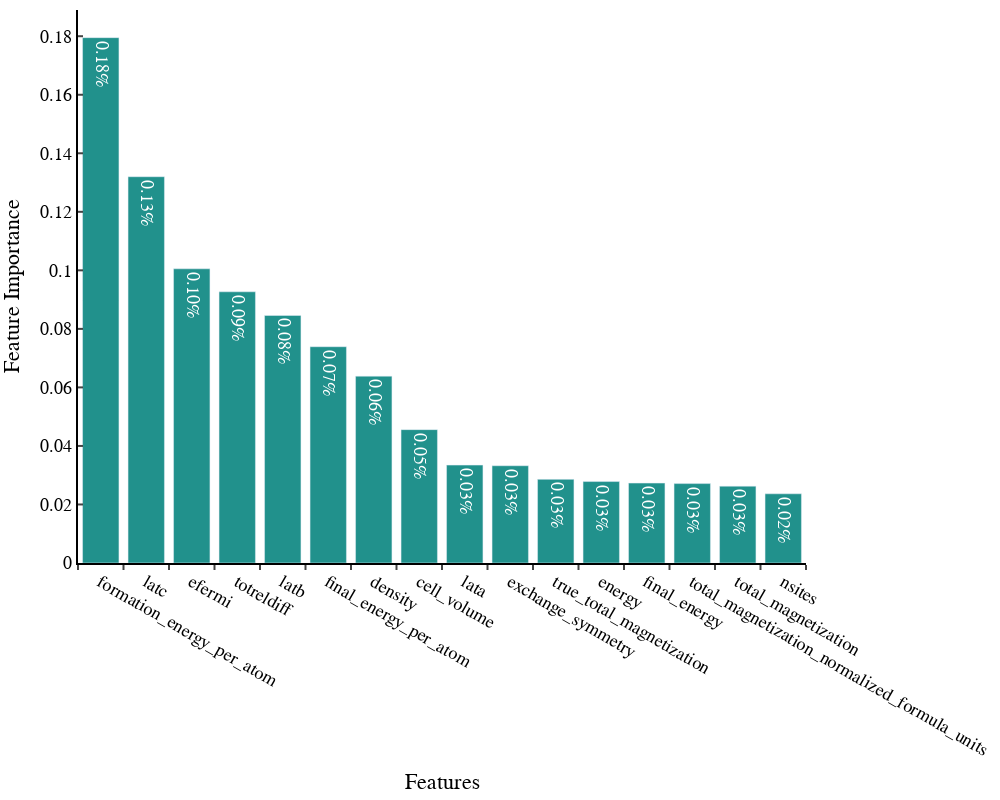

The notebook cell saved with this chart:
### Code cell
feature_importance_array_A = np.array(regressor_df_PF["feature_importance"].tolist())
importances_A = feature_importance_array_A.mean(axis=0)
plot_feature_importances(importances_A, df_features, width=1000, height=800)

### Figure 1 — Plotly figure (JSON) as saved in the notebook; plotly's stock layout.template omitted (floating-point values rounded to 4 significant figures)
{"data": [{"marker": {"color": "rgb(33, 145, 140)"}, "text": ["0.18%", "0.13%", "0.10%", "0.09%", "0.08%", "0.07%", "0.06%", "0.05%", "0.03%", "0.03%", "0.03%", "0.03%", "0.03%", "0.03%", "0.03%", "0.02%"], "textposition": "auto", "type": "bar", "x": ["formation_energy_per_atom", "latc", "efermi", "totreldiff", "latb", "final_energy_per_atom", "density", "cell_volume", "lata", "exchange_symmetry", "true_total_magnetization", "energy", "final_energy", "total_magnetization_normalized_formula_units", "total_magnetization", "nsites"], "y": [0.1795, 0.132, 0.1005, 0.09267, 0.08457, 0.0739, 0.06385, 0.04557, 0.03345, 0.03323, 0.02858, 0.02783, 0.0273, 0.02713, 0.02625, 0.02364]}], "layout": {"barmode": "group", "font": {"color": "black", "family": "Helvetica", "size": 18}, "height": 800, "margin": {"b": 10, "l": 10, "r": 10, "t": 10}, "paper_bgcolor": "white", "plot_bgcolor": "white", "showlegend": false, "width": 1000, "xaxis": {"linecolor": "black", "linewidth": 2, "showline": true, "ticklen": 5, "ticks": "outside", "tickson": "boundaries", "tickwidth": 2, "title": {"text": "Features"}}, "yaxis": {"linecolor": "black", "linewidth": 2, "showline": true, "ticklen": 5, "ticks": "inside", "tickwidth": 2, "title": {"text": "Feature Importance"}}}}
